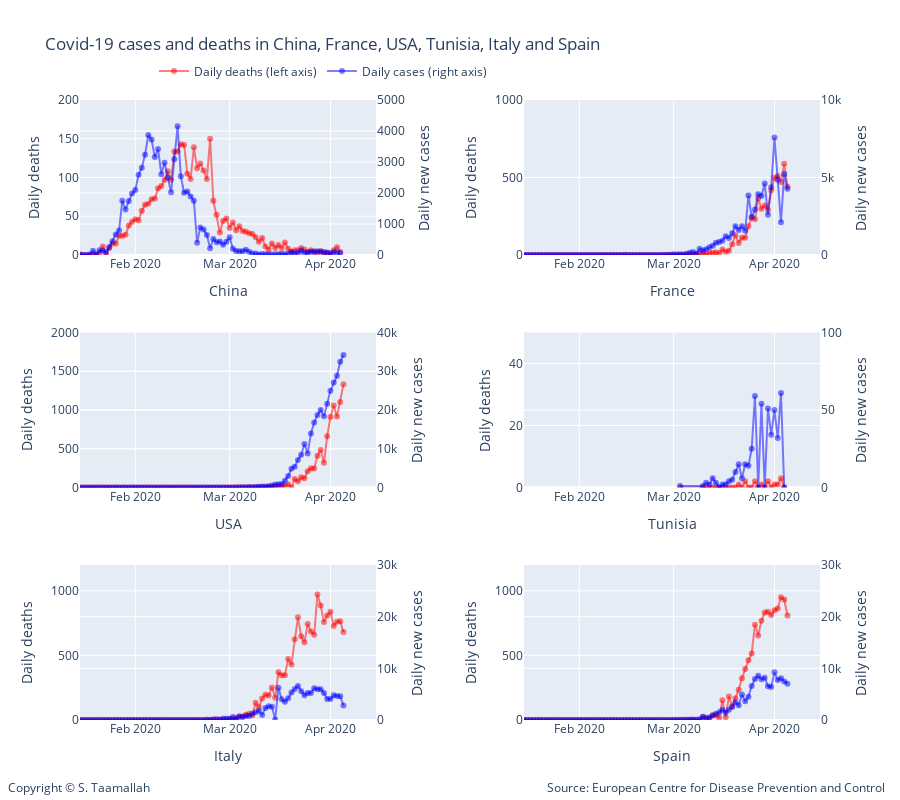

The cell this chart's notebook holds for it:
### Markdown cell above
- Italy has been under a national lockdown since March 9th. If we consider here the 10th of March as the effective shutdown day and using a 16 day delay for the number of daily cases to peak (as derived from the China case above), we can expect a peak to be reached around March 26th. In Spain and in France, one can hope for a peak occuring 6 and 8 days later respectively i.e. April 1st and april 3rd. 

- It is interesting to see in the graph above that the number of daily cases in Italy has not increased since March 21nd and remained between 5000 and 6000 per day. A similar observation can be made in Spain with the number of new cases flat since March 27th. 

- If the number of cases indeed peaked in Italy and Spain, then we should expect a peak in the number of daily deaths in Italy around April 5th in Italy, April 11th in Spain and April 13th in France.

- Of course there is an important assumption here; we are assuming that the lockdown in different countries will have the same effect and delay. In reality the degree of stirctness of a lockdown depends on the country and a varying delay and plateau length and shape is to be expected.

### Code cell
#plotting number of cases and number of deaths for different countries
# all charts using same scale for ease of comparison
# number of death are on the left y-axis. 

# Add traces
trace1 = go.Scatter(
        x=df_china.index, 
        y=df_china['deaths'],
        mode='lines+markers',
        name='Daily deaths (left axis)',
        line_color='rgba(256, 0, 0, .5)',
)
trace2 = go.Scatter(
        x=df_china.index, 
        y=df_china['cases'],
        mode='lines+markers',
        name='Daily cases (right axis)',
        line_color='rgba(0, 0, 256, .5)',
        yaxis='y2'
)
trace3 = go.Scatter(
        x=df_france.index, 
        y=df_france['deaths'],
        mode='lines+markers',
        name='Daily deaths',
        showlegend=False,
        line_color='rgba(256, 0, 0, .5)',
        xaxis='x2',
        yaxis='y3'
)
trace4 = go.Scatter(
        x=df_france.index, 
        y=df_france['cases'],
        mode='lines+markers',
        name='Daily cases',
        line_color='rgba(0, 0, 256, .5)',
        xaxis='x2',
        yaxis='y4',
        showlegend=False,
)
trace5 = go.Scatter(
        x=df_usa.index, 
        y=df_usa['deaths'],
        mode='lines+markers',
        name='Daily deaths',
        line_color='rgba(256, 0, 0, .5)',
        xaxis='x3',
        yaxis='y5',
        showlegend=False,
)
trace6 = go.Scatter(
        x=df_usa.index, 
        y=df_usa['cases'],
        mode='lines+markers',
        name='Daily cases',
        line_color='rgba(0, 0, 256, .5)',
        xaxis='x3',
        yaxis='y6',
        showlegend=False,
)
trace7 = go.Scatter(
        x=df_tunisia.index, 
        y=df_tunisia['deaths'],
        mode='lines+markers',
        name='Daily deaths',
        line_color='rgba(256, 0, 0, .5)',
        xaxis='x4',
        yaxis='y7',
        showlegend=False,
)
trace8 = go.Scatter(
        x=df_tunisia.index, 
        y=df_tunisia['cases'],
        mode='lines+markers',
        name='Daily cases',
        line_color='rgba(0, 0, 256, .5)',
        xaxis='x4',
        yaxis='y8',
        showlegend=False,
)


trace9 = go.Scatter(
        x=df_italy.index, 
        y=df_italy['deaths'],
        mode='lines+markers',
        name='Daily deaths',
        line_color='rgba(256, 0, 0, .5)',
        xaxis='x5',
        yaxis='y9',
        showlegend=False,
)

trace10 = go.Scatter(
        x=df_italy.index, 
        y=df_italy['cases'],
        mode='lines+markers',
        name='Daily cases',
        line_color='rgba(0, 0, 256, .5)',
        xaxis='x5',
        yaxis='y10',
        showlegend=False,
)

trace11 = go.Scatter(
        x=df_spain.index, 
        y=df_spain['deaths'],
        mode='lines+markers',
        name='Daily deaths',
        line_color='rgba(256, 0, 0, .5)',
        xaxis='x6',
        yaxis='y11',
        showlegend=False,
)
trace12 = go.Scatter(
        x=df_spain.index, 
        y=df_spain['cases'],
        mode='lines+markers',
        name='Daily cases',
        line_color='rgba(0, 0, 256, .5)',
        xaxis='x6',
        yaxis='y12',
        showlegend=False,
)

data = [trace1, trace2, trace3, trace4, trace5, trace6, trace7, trace8, trace9, trace10, trace11, trace12]

layout = go.Layout(
    title='Covid-19 cases and deaths in China, France, USA, Tunisia, Italy and Spain',
    legend=dict(x=.1, y=1.07, orientation="h"), 
    width=900,
    height=800,
    
    annotations=[
        dict(
            x=1.09,
            y=-0.125,
            showarrow=False,
            text='Source: European Centre for Disease Prevention and Control',
            xref='paper',
            yref='paper'
        ),
        
        dict(
            x=-0.1,
            y=-0.125,
            showarrow=False,
            text='Copyright © S. Taamallah ',
            xref='paper',
            yref='paper'
        )
    ],
    
    # Top left
    xaxis=dict(
        title='China',
        domain=[0, 0.4],
        range=['2020-01-15', '2020-04-15'],
    ),
    yaxis=dict(
        title='Daily deaths',
        #type='log',
        range=[0,200],
        domain=[0.75, 1],
        anchor='x'
    ),
    yaxis2=dict(
        title = 'Daily new cases',
        #type='log',
        range=[0,5000],
        overlaying='y',
        side='right'
    ),
    

    # Top right
    xaxis2=dict(
        title='France',
        range=['2020-01-15', '2020-04-15'],
        domain=[0.6, 1.0],
        anchor='y3'
    ),
    yaxis3=dict(
        #type='log',
        title = 'Daily deaths',
        domain=[0.75, 1],
        anchor='x2',
        range=[0,1000],

    ),
    yaxis4=dict(
        title = 'Daily new cases',
        domain=[0.6, 1.0],
        overlaying='y3',
        range=[0,10000],
        side='right',
        anchor='x2'
    ),

    # middle left
    xaxis3=dict(
        title='USA',
        range=['2020-01-15', '2020-04-15'],
        domain=[0, 0.4],
        anchor='y5'
    ),
    yaxis5=dict(
        #type='log',
        title = 'Daily deaths',
        domain=[0.375, 0.625],
        range=[0,2000],
        anchor='x3'
    ),
    yaxis6=dict(
        title = 'Daily new cases',
        domain=[0.375, 0.625],
        overlaying='y5',
        range=[0,40000],
        side='right',
        anchor='x3'
    ),

    # middle right
    xaxis4=dict(
        title='Tunisia',
        range=['2020-01-15', '2020-04-15'],
        domain=[0.6, 1.0],
        anchor='y7'
    ),
    yaxis7=dict(
        #type='log',
        title = 'Daily deaths',
        domain=[0.375, 0.625],
        range=[0,50],
        anchor='x4'
    ),
    yaxis8=dict(
        title = 'Daily new cases',
        domain=[0.375, 0.625],
        overlaying='y7',
        range=[0,100],
        side='right',
        anchor='x4'
    ),
    
    # Bottom left
    xaxis5=dict(
        title='Italy',
        range=['2020-01-15', '2020-04-15'],
        domain=[0, 0.4],
        anchor='y9'
    ),
    yaxis9=dict(
        #type='log',
        title = 'Daily deaths',
        domain=[0, 0.25],
        range=[0,1200],
        anchor='x5'
    ),
    yaxis10=dict(
        title = 'Daily new cases',
        domain=[0, 0.25],
        overlaying='y9',
        range=[0,30000],
        side='right',
        anchor='x5'
    ),
    
    # Bottom bottom right
    xaxis6=dict(
        title='Spain',
        range=['2020-01-15', '2020-04-15'],
        domain=[0.6, 1.0],
        anchor='y11'
    ),
    yaxis11=dict(
        #type='log',
        title = 'Daily deaths',
        domain=[0, 0.25],
        range=[0,1200],
        anchor='x6'
    ),
    yaxis12=dict(
        title = 'Daily new cases',
        domain=[0, 0.25],
        overlaying='y11',
        range=[0,30000],
        side='right',
        anchor='x6'
    )
    
)


    
fig = go.Figure(data=data, layout=layout)


fig.show()


#py.plot(data, filename = 'basic-line', auto_open=True)
#py.plot(data, filename='privacy-public', sharing='public')

from plotly.offline import plot
plot(fig, filename="STaamallah_covid19_analysis_chart_4_20200405.html", auto_open = False)

#from IPython.display import HTML, display
#display(HTML('STaamallah_covid19_analysis_chart_4_20200403.html'), metadata=dict(isolated=False))
